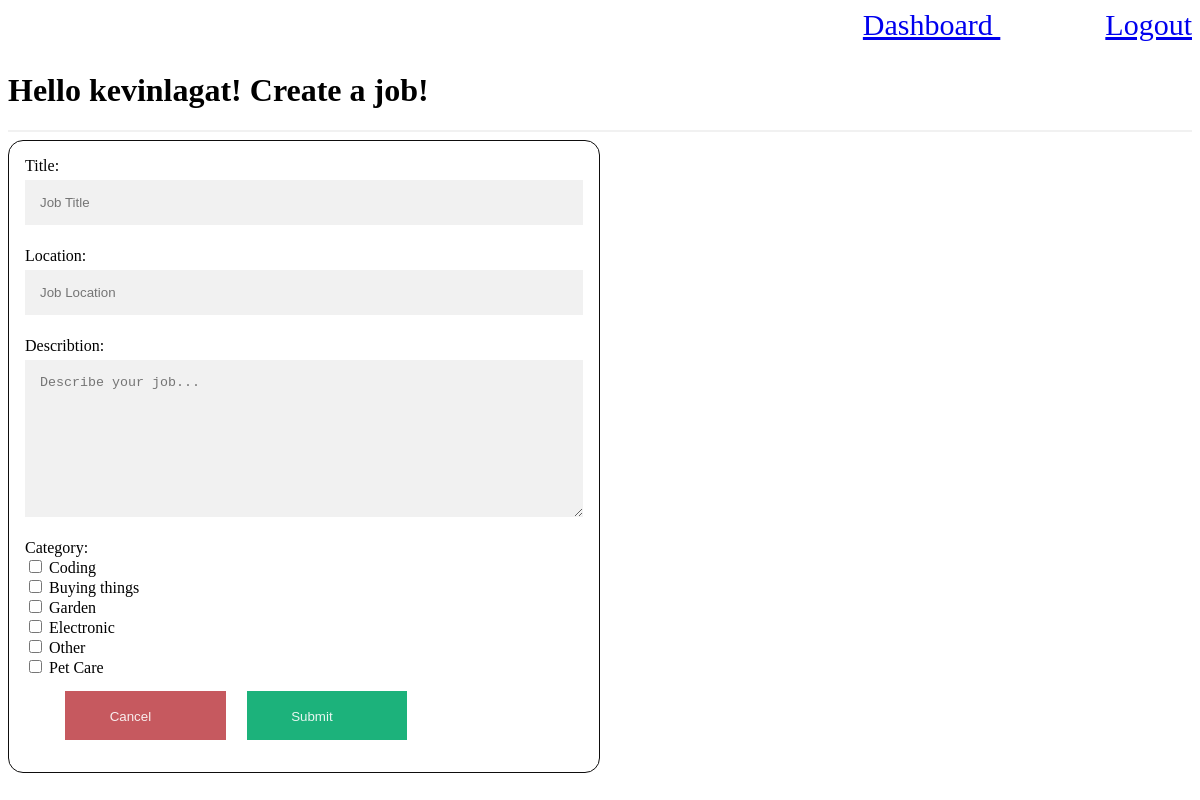
Page /Job/AddJob (signed in) on the committed database.
### Users/models.py (models this page shows, shortened)
class Users(AbstractBaseUser):
    firstName           = models.CharField(verbose_name = "firstName",max_length = 30)
    lastName            = models.CharField(verbose_name = "lastName",max_length = 30)
    email               = models.EmailField(verbose_name = "email",max_length = 60, unique=True)
    username            = models.CharField(verbose_name = "username",max_length=30, unique=True)
    password1           = models.CharField(max_length = 64)
    password2           = models.CharField(max_length = 64)
    date_joined         = models.DateTimeField(verbose_name='date joined',auto_now_add=True)
    last_login          = models.DateTimeField(verbose_name='last login',auto_now_add=True)
    is_admin            = models.BooleanField(default=False)
    is_active           = models.BooleanField(default=True)
    is_staff            = models.BooleanField(default=False)
    is_superuser        = models.BooleanField(default=False)
    USERNAME_FIELD = 'email'
    REQUIRED_FIELDS = ['username','firstName','lastName']
    objects = MyUsersManager()

### Job/models.py (models this page shows, shortened)
class Category(models.Model):
    name = models.CharField(max_length = 20, choices=choice_list) #, error_messages={'unique':"There is a job under the same title"}
    is_checked = models.BooleanField(default=False)
    class Meta:
        verbose_name_plural = 'Categories'

### Job/views.py (the view, shortened to what this page needs)
# urls.py: path('AddJob', add_job_view, name="AddJob"),
def add_job_view (request):
    context = {}
    user = request.user
    if not user.is_authenticated:
        return redirect("Register")
    jobCategory = Job.jobCategory
    AddJob_form = AddJobForm(request.POST or None)
    context["jobCategory"] = jobCategory
    context['AddJob_form'] = AddJob_form
    return render(request,"AddJob.html", context )

### Job/forms.py
class AddJobForm(forms.ModelForm):
    choice_list = (('Coding','Coding'),('Garden','Garden'),('Buying things','Buying things'),('Electronic','Electronic'),('Pet Care','Pet Care'),('Other','Other'))
    jobCategory = forms.MultipleChoiceField(choices=choice_list, widget=forms.CheckboxSelectMultiple())
    class Meta:
        model = Job
        fields = ['jobTitle', 'jobDescribtion', 'jobLocation', 'jobCategory']
    def __init__(self, *args, **kwargs):
        super(AddJobForm, self).__init__(*args, **kwargs)
        self.fields['jobCategory'].queryset = Category.objects.all()

### Templates/AddJob.html (shortened to what this page needs)
{% block content %}
{% load static %}
<head>
  <link rel="stylesheet" type="text/css" href="{% static 'css/AddJob.css' %}"/>
</head>
{% if request.user.is_authenticated %}
    <div class="ButtonsContainer">
        <p>
            <p><a href="{% url 'Dashboard' %}"> Dashboard </a> &nbsp;  &nbsp;  &nbsp;  &nbsp;  &nbsp;  &nbsp;  &nbsp;   <a href="{% url 'Logout' %}">Logout</a></p>
        </p>
    </div>
    <h1> Hello {{request.user.username}}! Create a job!</h1>
    <hr>
    <div class="container">
        <form class="AddJob_form" method="post"> {% csrf_token %}
            <div class="form-group">
                <label for="id_title"> Title: </label>
                <input class="AddJob_form" type="text" name="jobTitle" id="id_title" placeholder="Job Title" minlength="3" required autofocus>
            </div>
            <div class="form-group">
                <label for="id_location"> Location: </label>
                <input class="AddJob_form" type="text" name="jobLocation" id="id_location" placeholder="Job Location" minlength="3" required autofocus>
            </div>
            <div class="form-group">
                <label for="id_describtion"> Describtion: </label>
                <textarea class="AddJob_form" type="text" name="jobDescribtion" id="id_describtion" placeholder="Describe your job..." minlength="3" required autofocus></textarea>
            </div>
            <div class="form-group">
                <label for="id_categories"> Category: </label><br>
                {% for category in AddJob_form.jobCategory.field.queryset %}
                    <input class="AddJob_form" type="checkbox" name="jobCategory" id="jobCategory" value="{{category.name}}"> <label for="category.name"> {{category.name}}</label><br>
                {% endfor %}
            </div>
            <ul>
                <div>
                    <a class="Cancel" href="{% url 'Dashboard' %}" > <button type="button" class="Cancel">Cancel</button> </a>
                </div>
                <div>
                    <a class="Submit" href="" > <button type="submit" class="Submit">Submit</button> </a>
                </div>
            </ul>
        </form>
    </div>
{% endif %}
{% endblock content %}

### static/css/AddJob.css (style rules this page uses)
.ButtonsContainer { text-align: right; font-size: 30px; }
input[type=text], input[type=password] { width: 100%; padding: 15px; margin: 5px 0 22px 0; display: inline-block; border: none; background: #f1f1f1; }
textarea { width: 100%; padding: 15px; margin: 5px 0 22px 0; display: inline-block; border: none; background: #f1f1f1; height: 20%; }
hr { border: 1px solid #f1f1f1; }
.container { box-sizing: border-box; width: 50%; padding: 16px; border-style: solid; border-width: thin; border-radius: 15px; border-color: rgb(14, 13, 13); }
ul { display: flex; }
.Submit { background-color: #04AA6D; color: white; padding: 16px 20px; margin-right: 30px; border: none; cursor: pointer; width: 50%; height: 10%; opacity: 0.9; }
.Cancel { background-color: #C0484E; color: white; padding: 16px 20px; margin-right: 30px; border: none; cursor: pointer; width: 50%; height: 10%; opacity: 0.9; }

### rows in the picture
Users: user.username "kevinlagat"
Category: name "Coding"
Category: name "Buying things"
Category: name "Garden"
Category: name "Electronic"
Category: name "Other"
Category: name "Pet Care"
